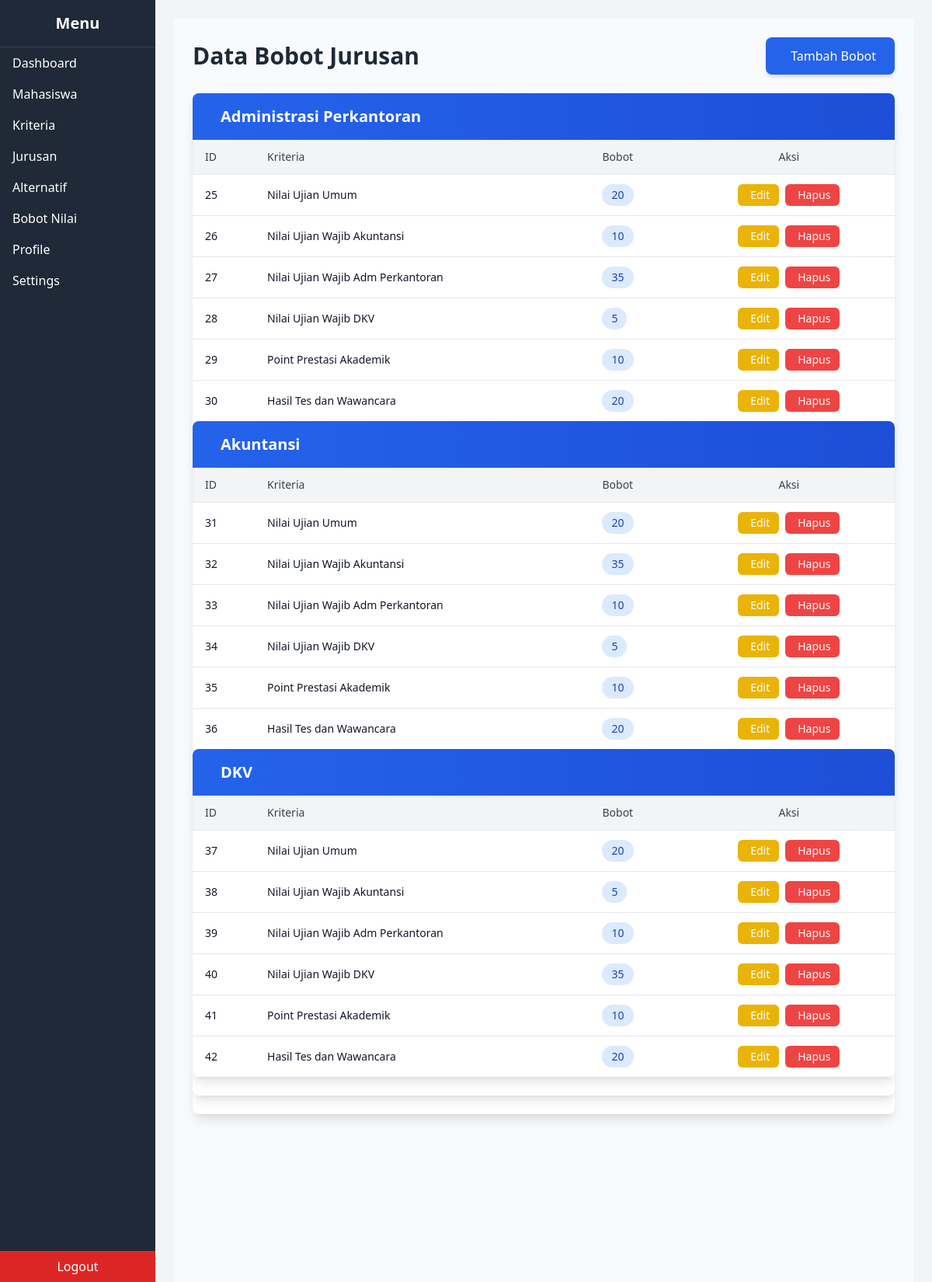
Page /index.php/bobot on the committed database.
### tables this page shows
CREATE TABLE `bobot_jurusan` (
  `id_bobot` int NOT NULL,
  `id_jurusan` int DEFAULT NULL,
  `id_kriteria` int DEFAULT NULL,
  `bobot` int DEFAULT NULL
);

CREATE TABLE `jurusan` (
  `id_jurusan` int NOT NULL,
  `nama` varchar(100) DEFAULT NULL
);

CREATE TABLE `kriteria` (
  `id_kriteria` int NOT NULL,
  `kode` varchar(5) DEFAULT NULL,
  `nama` varchar(100) DEFAULT NULL,
  `sifat` enum('benefit','cost') DEFAULT 'benefit'
);

### application/controllers/Bobot.php (called while the page is built, shortened)
<?php
class Bobot extends CI_Controller
{
    public function __construct()
    {
        $this->load->model('Bobot_model');
        $this->load->model('Jurusan_model');
        $this->load->model('Kriteria_model');
    }
    public function index()
    {
        $data['bobot'] = $this->Bobot_model->getAll();
        $data['jurusan'] = $this->Jurusan_model->get_all();
        $this->load->view('templates/header_dashboard');
        $this->load->view('bobot/index', $data);
        $this->load->view('templates/footer_dashboard');
    }
}

### index.php (called while the page is built, shortened)
<?php
require_once BASEPATH.'core/CodeIgniter.php';

### application/models/Bobot_model.php (called while the page is built, shortened)
<?php
class Bobot_model extends CI_Model
{
    public function getAll()
    {
        $this->db->select('bobot_jurusan.*, jurusan.nama as jurusan, kriteria.nama as kriteria');
        $this->db->from('bobot_jurusan');
        $this->db->join('jurusan', 'jurusan.id_jurusan = bobot_jurusan.id_jurusan');
        $this->db->join('kriteria', 'kriteria.id_kriteria = bobot_jurusan.id_kriteria');
        return $this->db->get()->result();
    }
}

### application/views/bobot/index.php (the view, shortened to what this page needs)
<div class="p-6 bg-gray-50 min-h-screen">
  <div class="max-w-6xl mx-auto">
    <div class="flex justify-between items-center mb-6">
      <h1 class="text-3xl font-bold text-gray-800">Data Bobot Jurusan</h1>
      <a href="<?= base_url('bobot/create') ?>"
        class="px-6 py-3 bg-blue-600 hover:bg-blue-700 text-white rounded-lg shadow-md transition duration-200 flex items-center">
        Tambah Bobot
      </a>
    </div>
    <?php
    $currentJurusan = '';
    foreach ($bobot as $b):
      if ($currentJurusan != $b->jurusan):
        if ($currentJurusan != ''): ?>
          </tbody>
          </table>
  </div>
<?php endif; ?>
<div class="bg-white rounded-lg shadow-lg mb-6 overflow-hidden">
  <div class="bg-gradient-to-r from-blue-600 to-blue-700 px-6 py-4">
    <h2 class="text-xl font-semibold text-white flex items-center">
      <?= $b->jurusan ?>
    </h2>
  </div>
  <div class="overflow-x-auto">
    <table class="w-full">
      <thead class="bg-gray-100">
        <tr>
          <th class="px-4 py-3 text-left text-sm font-medium text-gray-700 border-b">ID</th>
          <th class="px-4 py-3 text-left text-sm font-medium text-gray-700 border-b">Kriteria</th>
          <th class="px-4 py-3 text-left text-sm font-medium text-gray-700 border-b">Bobot</th>
          <th class="px-4 py-3 text-center text-sm font-medium text-gray-700 border-b">Aksi</th>
        </tr>
      </thead>
      <tbody class="divide-y divide-gray-200">
      <?php
        $currentJurusan = $b->jurusan;
      endif;
      ?>
      <tr class="hover:bg-gray-50 transition duration-150">
        <td class="px-4 py-3 text-sm text-gray-900"><?= $b->id_bobot ?></td>
        <td class="px-4 py-3 text-sm text-gray-900 font-medium"><?= $b->kriteria ?></td>
        <td class="px-4 py-3 text-sm">
          <span class="inline-flex items-center px-3 py-1 rounded-full text-sm font-medium bg-blue-100 text-blue-800">
            <?= $b->bobot ?>
          </span>
        </td>
        <td class="px-4 py-3 text-center">
          <div class="flex justify-center space-x-2">
            <a href="<?= base_url('bobot/edit/' . $b->id_bobot) ?>"
              class="px-3 py-1 bg-yellow-500 hover:bg-yellow-600 text-white rounded-md text-sm transition duration-200 flex items-center">
              Edit
            </a>
            <a href="<?= base_url('bobot/delete/' . $b->id_bobot) ?>"
              onclick="return confirm('Yakin ingin menghapus data ini?')"
              class="px-3 py-1 bg-red-500 hover:bg-red-600 text-white rounded-md text-sm transition duration-200 flex items-center">
              Hapus
            </a>
          </div>
        </td>
      </tr>
    <?php endforeach; ?>
      </tbody>
    </table>
  </div>
</div>
</div>
</div>

### application/views/templates/header_dashboard.php (shortened to what this page needs)
<!DOCTYPE html>
<html lang="en">
<head>
  <script src="https://cdn.tailwindcss.com"></script>
</head>
<body class="bg-gray-100">
  <div class="flex min-h-screen">
    <div id="sidebar" class="w-82 md:w-1/4 lg:w-1/6 h-screen sticky top-0 bg-gray-800 text-white flex-col md:flex fixed md:relative transform -translate-x-full md:translate-x-0 transition-transform duration-300 ease-in-out z-40">
      <h2 class="text-center py-4 font-bold text-xl border-b border-gray-700">Menu</h2>
      <nav class="flex-1">
        <a href="<?= base_url('home') ?>" class="block px-4 py-2 hover:bg-gray-700">Dashboard</a>
        <a href="<?= base_url('mahasiswa') ?>" class="block px-4 py-2 hover:bg-gray-700">Mahasiswa</a>
        <a href="<?= base_url('kriteria') ?>" class="block px-4 py-2 hover:bg-gray-700">Kriteria</a>
        <a href="<?= base_url('jurusan') ?>" class="block px-4 py-2 hover:bg-gray-700">Jurusan</a>
        <a href="<?= base_url('mahasiswa/alternatif') ?>" class="block px-4 py-2 hover:bg-gray-700">Alternatif</a>
        <a href="<?= base_url('bobot') ?>" class="block px-4 py-2 hover:bg-gray-700">Bobot Nilai</a>
        <a href="<?= base_url('home/profile') ?>" class="block px-4 py-2 hover:bg-gray-700">Profile</a>
        <a href="<?= base_url('home/settings') ?>" class="block px-4 py-2 hover:bg-gray-700">Settings</a>
      </nav>
      <a href="<?= base_url('login/logout') ?>" class="block px-4 py-2 bg-red-600 hover:bg-red-700 text-center">
        Logout
      </a>
    </div>
    <div class="md:flex-1 p-6 w-full md:w-3/4 lg:w-5/6">

### application/views/templates/footer_dashboard.php
    </div>
  </div>
</body>
</html>

### rows in the picture
bobot_jurusan: id_jurusan.nama "Administrasi Perkantoran", id_bobot "25", id_kriteria.nama "Nilai Ujian Umum", bobot "20"
bobot_jurusan: id_bobot "26", id_kriteria.nama "Nilai Ujian Wajib Akuntansi", bobot "10"
bobot_jurusan: id_bobot "27", id_kriteria.nama "Nilai Ujian Wajib Adm Perkantoran", bobot "35"
bobot_jurusan: id_bobot "28", id_kriteria.nama "Nilai Ujian Wajib DKV", bobot "5"
bobot_jurusan: id_bobot "29", id_kriteria.nama "Point Prestasi Akademik", bobot "10"
bobot_jurusan: id_bobot "30", id_kriteria.nama "Hasil Tes dan Wawancara", bobot "20"
bobot_jurusan: id_jurusan.nama "Akuntansi", id_bobot "31", id_kriteria.nama "Nilai Ujian Umum", bobot "20"
bobot_jurusan: id_bobot "32", id_kriteria.nama "Nilai Ujian Wajib Akuntansi", bobot "35"
bobot_jurusan: id_bobot "33", id_kriteria.nama "Nilai Ujian Wajib Adm Perkantoran", bobot "10"
bobot_jurusan: id_bobot "34", id_kriteria.nama "Nilai Ujian Wajib DKV", bobot "5"
bobot_jurusan: id_bobot "35", id_kriteria.nama "Point Prestasi Akademik", bobot "10"
bobot_jurusan: id_bobot "36", id_kriteria.nama "Hasil Tes dan Wawancara", bobot "20"
bobot_jurusan: id_jurusan.nama "DKV", id_bobot "37", id_kriteria.nama "Nilai Ujian Umum", bobot "20"
bobot_jurusan: id_bobot "38", id_kriteria.nama "Nilai Ujian Wajib Akuntansi", bobot "5"
bobot_jurusan: id_bobot "39", id_kriteria.nama "Nilai Ujian Wajib Adm Perkantoran", bobot "10"
bobot_jurusan: id_bobot "40", id_kriteria.nama "Nilai Ujian Wajib DKV", bobot "35"
bobot_jurusan: id_bobot "41", id_kriteria.nama "Point Prestasi Akademik", bobot "10"
bobot_jurusan: id_bobot "42", id_kriteria.nama "Hasil Tes dan Wawancara", bobot "20"
